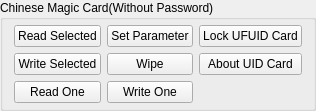
                            <widget class="QGroupBox" name="MF_UIDGroupBox">
                              <property name="title">
                                <string>Chinese Magic Card(Without Password)</string>
                              </property>
                              <layout class="QGridLayout" name="gridLayout">
                                <property name="topMargin">
                                  <number>5</number>
                                </property>
                                <property name="bottomMargin">
                                  <number>5</number>
                                </property>
                                <item row="0" column="2">
                                  <widget class="QPushButton" name="MF_UID_lockButton">
                                    <property name="minimumSize">
                                      <size>
                                        <width>0</width>
                                        <height>0</height>
                                      </size>
                                    </property>
                                    <property name="text">
                                      <string>Lock UFUID Card</string>
                                    </property>
                                  </widget>
                                </item>
                                <item row="1" column="2">
                                  <widget class="QPushButton" name="MF_UID_aboutUIDButton">
                                    <property name="minimumSize">
                                      <size>
                                        <width>0</width>
                                        <height>0</height>
                                      </size>
                                    </property>
                                    <property name="text">
                                      <string>About UID Card</string>
                                    </property>
                                  </widget>
                                </item>
                                <item row="2" column="0">
                                  <widget class="QPushButton" name="MF_UID_readBlockButton">
                                    <property name="minimumSize">
                                      <size>
                                        <width>0</width>
                                        <height>0</height>
                                      </size>
                                    </property>
                                    <property name="text">
                                      <string>Read One</string>
                                    </property>
                                  </widget>
                                </item>
                                <item row="2" column="1">
                                  <widget class="QPushButton" name="MF_UID_writeBlockButton">
                                    <property name="minimumSize">
                                      <size>
                                        <width>0</width>
                                        <height>0</height>
                                      </size>
                                    </property>
                                    <property name="text">
                                      <string>Write One</string>
                                    </property>
                                  </widget>
                                </item>
                                <item row="0" column="0">
                                  <widget class="QPushButton" name="MF_UID_readSelectedButton">
                                    <property name="minimumSize">
                                      <size>
                                        <width>0</width>
                                        <height>0</height>
                                      </size>
                                    </property>
                                    <property name="text">
                                      <string>Read Selected</string>
                                    </property>
                                  </widget>
                                </item>
                                <item row="1" column="0">
                                  <widget class="QPushButton" name="MF_UID_writeSelectedButton">
                                    <property name="minimumSize">
                                      <size>
                                        <width>0</width>
                                        <height>0</height>
                                      </size>
                                    </property>
                                    <property name="text">
                                      <string>Write Selected</string>
                                    </property>
                                  </widget>
                                </item>
                                <item row="0" column="1">
                                  <widget class="QPushButton" name="MF_UID_setParaButton">
                                    <property name="sizePolicy">
                                      <sizepolicy hsizetype="Minimum" vsizetype="Fixed">
                                        <horstretch>0</horstretch>
                                        <verstretch>0</verstretch>
                                      </sizepolicy>
                                    </property>
                                    <property name="minimumSize">
                                      <size>
                                        <width>0</width>
                                        <height>0</height>
                                      </size>
                                    </property>
                                    <property name="text">
                                      <string>Set Parameter</string>
                                    </property>
                                  </widget>
                                </item>
                                <item row="1" column="1">
                                  <widget class="QPushButton" name="MF_UID_wipeButton">
                                    <property name="sizePolicy">
                                      <sizepolicy hsizetype="Minimum" vsizetype="Fixed">
                                        <horstretch>0</horstretch>
                                        <verstretch>0</verstretch>
                                      </sizepolicy>
                                    </property>
                                    <property name="minimumSize">
                                      <size>
                                        <width>0</width>
                                        <height>0</height>
                                      </size>
                                    </property>
                                    <property name="text">
                                      <string>Wipe</string>
                                    </property>
                                  </widget>
                                </item>
                              </layout>
                            </widget>
